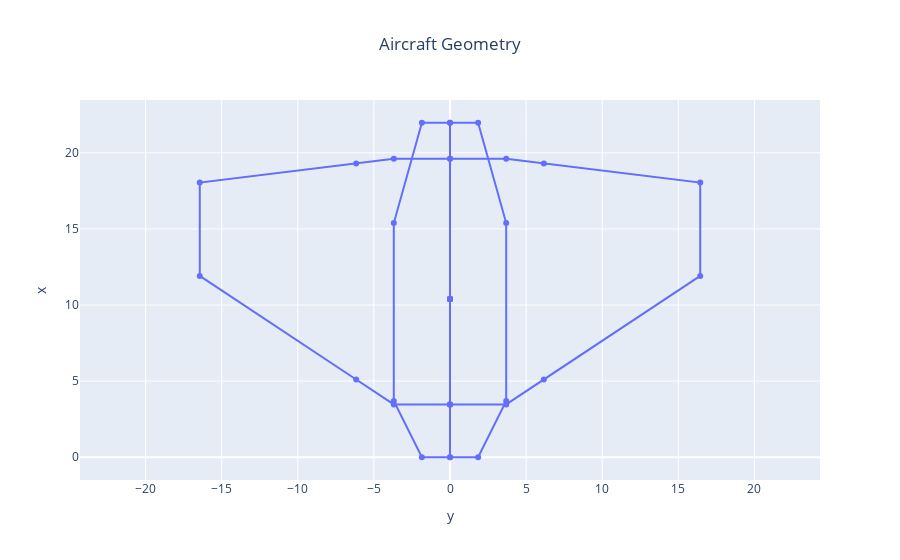

Here is the notebook cell this chart was saved with:
### Markdown cell above
#### Aircraft plot

### Code cell
print('-------------------------------------------------------------')
print('BWB CONFIGURATION')
print('-------------------------------------------------------------')
# fig = oad.wing_geometry_plot(aircraft_file_path: str, name=None, fig=None, *, file_formatter=None)
# fig = oad.wing_geometry_plot(BWB_problem.output_file_path)
choose_sim = 1
fig = oad.aircraft_geometry_plot(pth.join(simDir_saved, "problem_outputs_BWB_range%d.xml"%(range_vec[choose_sim-1])))
# fig = oad.aircraft_geometry_plot(BWB_problem.output_file_path)
# fig.show()
fig.show()

### Figure 1 — Plotly figure (JSON) as saved in the notebook; plotly's stock layout.template omitted (floating-point values rounded to 4 significant figures)
{"data": [{"mode": "lines+markers", "type": "scatter", "uid": "9cd72cbf-69cc-419b-8708-d32a4c5a262f", "x": [0, -1.846, -3.692, -3.692, -1.846, 0, 0, -3.692, -6.164, -16.44, -16.44, -6.164, -3.692, 0, 0, 0, 0, 0, 0, 0, 0, 1.846, 3.692, 3.692, 1.846, 0, 0, 3.692, 6.164, 16.44, 16.44, 6.164, 3.692, 0, 0, 0, 0, 0, 0, 0], "y": [0, 0, 3.692, 15.38, 21.97, 21.97, 3.47, 3.47, 5.108, 11.91, 18.05, 19.3, 19.61, 19.61, 3.47, 10.4, 10.4, 10.4, 10.4, 10.4, 0, 0, 3.692, 15.38, 21.97, 21.97, 3.47, 3.47, 5.108, 11.91, 18.05, 19.3, 19.61, 19.61, 3.47, 10.4, 10.4, 10.4, 10.4, 10.4]}], "layout": {"title": {"text": "Aircraft Geometry", "x": 0.5}, "xaxis": {"title": {"text": "y"}}, "yaxis": {"scaleanchor": "x", "scaleratio": 1, "title": {"text": "x"}}}}
